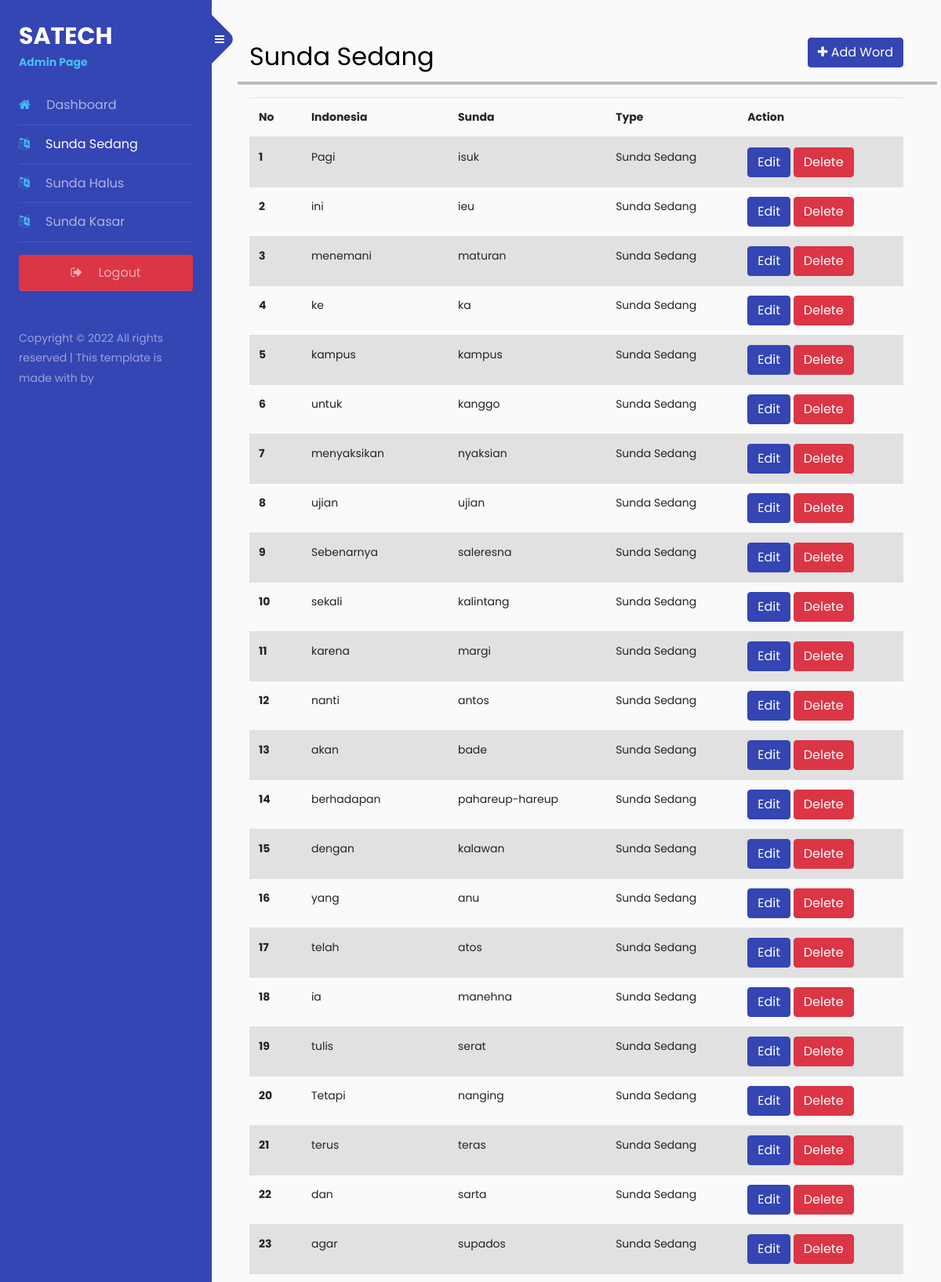
Screenshot of /admin/word.php/?type=is (signed in, upper part) with the database file from the repository.
### tables this page shows
CREATE TABLE `word` (
  `id` int(100) NOT NULL,
  `name` varchar(256) NOT NULL,
  `translated` varchar(256) NOT NULL,
  `type_id` int(10) NOT NULL
);

CREATE TABLE `lang_type` (
  `id` int(10) NOT NULL,
  `lang` varchar(256) NOT NULL
);

### database/database.php (called while the page is built, shortened)
<?php
class Database
{
    public $db;
    public function __construct()
    {
        $this->db = new mysqli(DB_HOST, DB_USER, DB_PASS, DB_NAME);
    }
    function select($sql)
    {
        $result = $this->db->query($sql);
        return $result->fetch_all(MYSQLI_ASSOC);
    }
}

### controllers/controllers.php (called while the page is built, shortened)
<?php
class Controller extends Database
{
    public function get_wordlist_with_type($type)
    {
        $result = $this->select("SELECT word.*, lang_type.lang FROM word LEFT JOIN lang_type ON word.type_id = lang_type.id WHERE word.type_id = $type");
        return $result;
    }
}

### public/admin/word.php (the view, shortened to what this page needs)
<?php
require_once '../../database/database.php';
require_once "../../controllers/controllers.php";
$controller = new Controller();
if (isset($_GET['type'])):
    switch ($_GET['type']):
        case 'is':
            $type = 2;
            break;
    endswitch;
    $words = $controller->get_wordlist_with_type($type);
else:
    echo "<script>history.back()</script>";
endif;
?>
<!doctype html>
<html lang="en">
<head>
    <?php
    switch ($type):
        case 2:
            $title = "Sunda Sedang";
            break;
    endswitch;
    ?>
    <link rel="stylesheet" href="https://stackpath.bootstrapcdn.com/font-awesome/4.7.0/css/font-awesome.min.css">
    <link href="https://cdn.jsdelivr.net/npm/bootstrap@5.2.2/dist/css/bootstrap.min.css" rel="stylesheet">
    <link rel="stylesheet" href="/assets/css/style.css">
</head>
<body>
    <div class="wrapper d-flex align-items-stretch">
        <?php $page = "translate-{$type}";
        include 'partials/sidebar.php';
        ?>
        <div id="content" class="p-4 p-md-5 pt-5">
            <div class="row">
                <div class="col-lg-12">
                    <h2>
                        <?= $title ?>
                            <button data-bs-toggle="modal" data-bs-target="#staticBackdrop"
                                class="btn btn-primary float-end add"><i class="fa fa-plus"></i> Add
                                Word</button>
                    </h2>
                </div>
                <hr style="border: 2px solid black;">
                <div class="col-lg-12">
                    <table class="table table-striped table-hover">
                        <thead>
                            <tr>
                                <th scope="col">No</th>
                                <th scope="col">Indonesia</th>
                                <th scope="col">Sunda</th>
                                <th scope="col">Type</th>
                                <th scope="col">Action</th>
                            </tr>
                        </thead>
                        <tbody>
                            <?php
                            $no = 1;
                            foreach ($words as $word):
                            ?>
                            <tr>
                                <th scope="row">
                                    <?= $no++ ?>
                                </th>
                                <td>
                                    <?= $word['name'] ?>
                                </td>
                                <td>
                                    <?= $word['translated'] ?>
                                </td>
                                <td>
                                    <?= $word['lang'] ?>
                                </td>
                                <td>
                                    <button data-id="<?= $word['id'] ?>" class="btn btn-primary edit"
                                        data-bs-toggle="modal" data-bs-target="#staticBackdrop">Edit</button>
                                    <button data-id="<?= $word['id'] ?>" class="btn btn-danger delete"
                                        onclick="confirm('Apakah kamu yakin?')">Delete</button>
                                </td>
                            </tr>
                            <?php endforeach; ?>
                        </tbody>
                </div>
            </div>
        </div>
    </div>
</body>
</html>

### public/admin/partials/sidebar.php (shortened to what this page needs)
<nav id="sidebar">
    <div class="custom-menu">
        <button type="button" id="sidebarCollapse" class="btn btn-primary">
            <i class="fa fa-bars"></i>
        </button>
    </div>
    <div class="p-4">
        <h1><a href="/" class="logo">SATECH <span>Admin Page</span></a></h1>
        <ul class="list-unstyled components mb-5">
            <li class="<?php echo $page == 'dashboard' ? 'active' : '' ?>">
                <a href="/admin/"><span class="fa fa-home mr-3"></span> Dashboard</a>
            </li>
            <li class="<?php echo $page == 'translate-2' ? 'active' : '' ?>">
                <a href="/admin/word.php/?type=is"><span class="fa fa-language mr-3"></span> Sunda Sedang</a>
            </li>
            <li class="<?php echo $page == 'translate-3' ? 'active' : '' ?>">
                <a href="/admin/word.php/?type=ish"><span class="fa fa-language mr-3"></span> Sunda Halus</a>
            </li>
            <li class="<?php echo $page == 'translate-4' ? 'active' : '' ?>">
                <a href="/admin/word.php/?type=isk"><span class="fa fa-language mr-3"></span> Sunda Kasar</a>
            </li>
            <li>
                <a href="/admin/logout.php" class="btn btn-danger mt-3"><i class="fa fa-sign-out mr-3"></i> Logout</a>
            </li>
        </ul>
        <div class="footer">
            <p>
                Copyright &copy;
                <script>document.write(new Date().getFullYear());</script> All rights reserved | This template is made
                with
                <i class="icon-heart" aria-hidden="true"></i> by <a href="https://colorlib.com"
                    target="_blank">Colorlib.com</a>
            </p>
        </div>
    </div>
</nav>

### rows the page displays
word: name "Pagi", translated "isuk", type.lang "Sunda Sedang"
word: name "ini", translated "ieu", type.lang "Sunda Sedang"
word: name "menemani", translated "maturan", type.lang "Sunda Sedang"
word: name "ke", translated "ka", type.lang "Sunda Sedang"
word: name "kampus", translated "kampus", type.lang "Sunda Sedang"
word: name "untuk", translated "kanggo", type.lang "Sunda Sedang"
word: name "menyaksikan", translated "nyaksian", type.lang "Sunda Sedang"
word: name "ujian", translated "ujian", type.lang "Sunda Sedang"
word: name "Sebenarnya", translated "saleresna", type.lang "Sunda Sedang"
word: name "sekali", translated "kalintang", type.lang "Sunda Sedang"
word: name "karena", translated "margi", type.lang "Sunda Sedang"
word: name "nanti", translated "antos", type.lang "Sunda Sedang"
word: name "akan", translated "bade", type.lang "Sunda Sedang"
word: name "berhadapan", translated "pahareup-hareup", type.lang "Sunda Sedang"
word: name "dengan", translated "kalawan", type.lang "Sunda Sedang"
word: name "yang", translated "anu", type.lang "Sunda Sedang"
word: name "telah", translated "atos", type.lang "Sunda Sedang"
word: name "ia", translated "manehna", type.lang "Sunda Sedang"
word: name "tulis", translated "serat", type.lang "Sunda Sedang"
word: name "Tetapi", translated "nanging", type.lang "Sunda Sedang"
word: name "terus", translated "teras", type.lang "Sunda Sedang"
word: name "dan", translated "sarta", type.lang "Sunda Sedang"
word: name "agar", translated "supados", type.lang "Sunda Sedang"

### other values shown
$title "Sunda Sedang"
